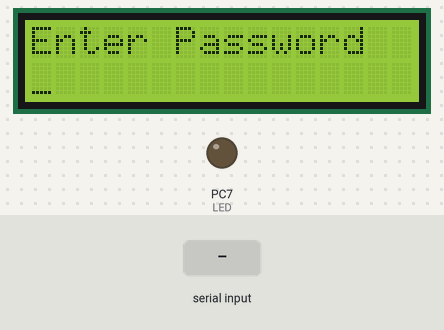
The program below on a simulated ATmega32, built with avr-gcc and emulated at 16 MHz. On the bench: 16×2 character LCD, output pins drawn as LEDs (lit = HIGH). Wiring (inferred from the names in the program): character LCD (HD44780): RS PB1; R/W PB2; E PB3; data PA4, PA5, PA6, PA7. Inputs (shaded band) come from the test bench. EEPROM starts erased; pins used as bus, display or sensor lines are not drawn.

Above: at 1.2 s.
1.3 s: "1" received over Serial
At 2.5 s:
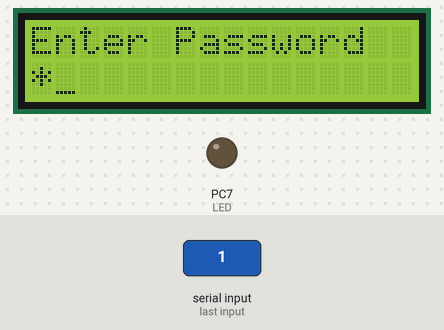
2.8 s: byte 13 (0x0D) received over Serial
At 3.9 s:
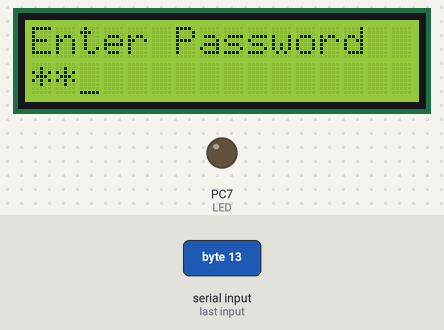
4.3 s: "2" received over Serial
At 5.1 s:
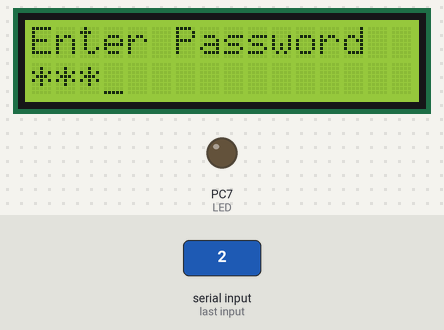
5.8 s: "3" received over Serial
At 6.2 s:
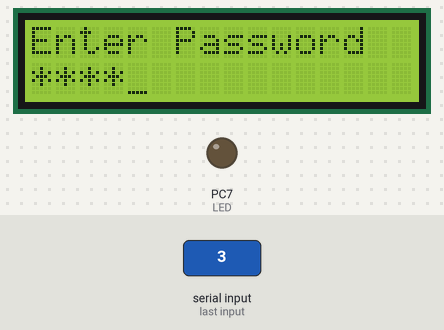
7.3 s: byte 13 (0x0D) received over Serial
At 7.71 s:
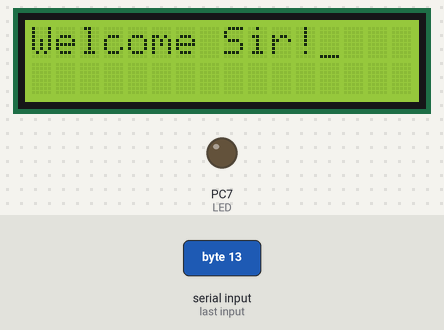
9.3 s: "o" received over Serial
At 10.0 s:
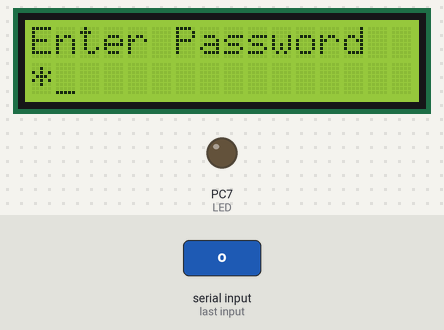
Timing chart, 0 to 11.8 s (numbered marks = the images above; inputs shaded):
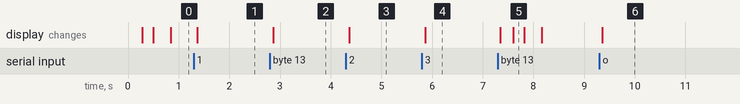

The program:

SmartHome_Master.c
```c
/*
* SmartHome_Master.c
*
* Created: 12/4/2020 7:46:00 PM
*  Author: Ahmed
*/

#define F_CPU 16000000UL
#include <util/delay.h>
#include <avr/io.h>
#include <avr/interrupt.h>
#include "std_types.h"
#include "DIO.h"
#include "UART.h"
#include "Bluetooth.h"
#include "SPI_MASTER.h"
#include "EEPROM.h"
#include "LED.h"
#include "BUZZER.h"
#include "LCD.h"
#include "SmartHome.h"


int main(void)
{
	SPI_vInit_Master();
	LCD_vInit();
	HC05_vInit();
	LED_vInit('C',7);
	sei();

   First_Login();
   Second_Login();

	while(1)
	{
		Home_vMenu();
		Room_vNumber();
		Room_vLight();
	}
}
```

SmartHome.c
```c
/*
* SmartHome.c
*
* Created: 12/17/2020 5:13:14 PM
*  Author: Ahmed
*/

#define F_CPU 16000000UL
#include <util/delay.h>
#include <avr/io.h>
#include <avr/interrupt.h>
#include "SmartHome.h"
#include "LCD.h"
#include "LED.h"
#include "std_types.h"
#include "SPI_MASTER.h"

volatile unsigned char rxdata=0;
volatile unsigned char data_recevied=0;
uint8 Pass_Login[4] = {0};
uint8 flag1 = 0;

void First_Login(void)
{
	uint8 temp1 = 0;
	uint8 Size = 0;
	uint8 temp2 = 0;

	temp2 = EE_Addres;

	temp1 = EEPROM_uRead(0x00);

	if (temp1 == 0xFF)
	{
		LCD_vSendString("Welcome!");
		_delay_ms(200);
		LCD_vClearDisplay();
		LCD_vSendString("Enter Password");
		LCD_vMoveCursor(1,0);

	while (!((rxdata == 0x0D)&&(Size == 4)))
	{
		if ((data_recevied == 1)&&(Size != 4))
		{
			data_recevied=0;

			LCD_vSendChar('A',rxdata);
			LCD_vSendCmd('A',0x10);
			LCD_vSendChar('A','*');
			EEPROM_vWrite(temp2,rxdata);
			Size++;
			++temp2;
		}
	}
	EEPROM_vWrite(0x00,0x03);
	}
}

void Second_Login(void)
{
	uint8 temp1 = 0;
	uint8 temp = 0;
	uint8 Size = 0;
	uint8 i = 0;

	temp1 = EEPROM_uRead(0x00);

	if (temp1 == 0x03)
	{
		LCD_vClearDisplay();
		LCD_vSendString("Welcome Sir!");
		_delay_ms(200);
		LCD_vClearDisplay();
		LCD_vSendString("Enter Password");
		LCD_vMoveCursor(1,0);

		data_recevied = 0;

		while (!((temp == 0x0D)&&(Size == 4)))
		{
			if ((data_recevied == 1)&&(Size != 4))
			{
				data_recevied=0;
				LCD_vSendChar('A',rxdata);
				LCD_vSendCmd('A',0x10);
				LCD_vSendChar('A','*');
				Pass_Login[i] = rxdata;
				++i;
				Size++;
			}
			temp = rxdata;
		}
		rxdata = 0;
		temp = 0;
	}


}

uint8 Pass_vCheck(void)
{
	uint8 temp = 0;
	uint8 Size = 0;
	uint8 i = 0;

	temp = EE_Addres;
	while (!(Size == 4))
	{
		if (Pass_Login[i] == EEPROM_uRead(temp))
		{
			++i;
			++temp;
			++Size;
		}
		else
		{
			LCD_vClearDisplay();
			LCD_vSendString("Wrong Password");
			LED_vTurnon('c',7);
			_delay_ms(500);
			LCD_vClearDisplay();
			LED_vTurnoff('c',7);
			return 0;
		}
	}
	return 1;
}

void Home_vMenu(void)
{
	while (flag1 != 1)
	{
		if (Pass_vCheck() == 1)
		{
			LCD_vClearDisplay();
			LCD_vSendString("Home Rooms!");
			LCD_vMoveCursor(1,0);
			LCD_vSendString("1-R1 2-R2 3-R3");
			flag1 = 1;
		}
		else
		{
			Second_Login();
		}
	}
	flag1 = 0;
}

void Room_vNumber(void)
{
	uint8 temp1;
	uint8 temp2 = 0;

	while (temp2 != 1)
	{
		if(data_recevied==1)
		{
			temp1 = rxdata;

			if (temp1 == '1')
			{
				data_recevied=0;
				LCD_vClearDisplay();
				LCD_vSendString("ROOM 1 Light");
				LCD_vMoveCursor(1,0);
				LCD_vSendString("O-ON  F-OFF");
				SPI_MasterTransmit(temp1);
				temp2++;
			}
			else if (temp1 == '2')
			{
				data_recevied=0;
				LCD_vClearDisplay();
				_delay_ms(50);
				LCD_vSendString("ROOM 2 Light");
				LCD_vMoveCursor(1,0);
				LCD_vSendString("O-ON   F-OFF");
				SPI_MasterTransmit(temp1);
				temp2++;
			}
			else if (temp1 == '3')
			{
				data_recevied=0;
				LCD_vClearDisplay();
				LCD_vSendString("ROOM 3 Light");
				LCD_vMoveCursor(1,0);
				LCD_vSendString("O-ON  F-OFF");
				SPI_MasterTransmit(temp1);
				temp2++;
			}
		}
	}
}

void Room_vLight(void)
{
	uint8 temp3;
	uint8 temp4 = 0;

	while (temp4 != 1)
	{
		if (data_recevied==1)
		{
			temp3 = rxdata;
			if (temp3 == 'o')
			{
				data_recevied = 0;
				LCD_vClearDisplay();
				LCD_vSendString("Light_On");
				SPI_MasterTransmit(temp3);
				temp4++;
				_delay_ms(250);
				LCD_vClearDisplay();
			}
			else if (temp3 == 'f')
			{
				data_recevied = 0;
				LCD_vClearDisplay();
				LCD_vSendString("Light Off");
				SPI_MasterTransmit(temp3);
				temp4++;
				_delay_ms(250);
				LCD_vClearDisplay();
			}
		}
	}
}

ISR(USART_RXC_vect)
{
	data_recevied=1;
	rxdata=UDR;
	//LED_vToggle('c',7);
}
```

SmartHome.h
```c
/*
 * SmartHome.h
 *
 * Created: 12/16/2020 12:16:25 PM
 *  Author: Ahmed
 */


#ifndef SMARTHOME_H_
#define SMARTHOME_H_

#include "std_types.h"

#define  EE_Addres  0x01

void First_Login(void);

void Second_Login(void);

uint8 Pass_vCheck(void);

void Home_vMenu(void);

void Room_vNumber(void);

void Room_vLight(void);

#endif /* SMARTHOME_H_ */
```

LCD_cfg.h
```c
/*
 * LCD_cfg.h
 *
 * Created: 11/7/2020 1:20:30 PM
 *  Author: Ahmed
 */


#ifndef LCD_CFG_H_
#define LCD_CFG_H_

#define LCD_4_BIT


#endif /* LCD_CFG_H_ */
```

BUZZER.h
```c
/*
 * BUZZER.h
 *
 * Created: 11/4/2020 8:57:58 AM
 *  Author: Ahmed
 */

#ifndef BUZZER_H_
#define BUZZER_H_

#define poNam 'A'
#define pinNu 3

#define BUZZER_vInit(port,pin)      DIO_vSetPinDir(port,pin,1);


#define BUZZER_vTurnon(port,pin)    DIO_vWritepin(port,pin,1);


#define BUZZER_vTurnoff(port,pin)   DIO_vWritepin(port,pin,0);


#define BUZZER_vToggle(port,pin)    DIO_vTogglepin(port,pin);


#endif /* BUZZER_H_ */
```

Bluetooth.c
```c
/*
 * Bluetooth.c
 *
 * Created: 11/21/2020 12:42:33 PM
 *  Author: Ahmed
 */

#define F_CPU 16000000UL
#include <util/delay.h>
#include <avr/io.h>
#include <avr/interrupt.h>
#include "std_types.h"
#include "DIO.h"
#include "UART.h"
#include "Bluetooth.h"

void HC05_vInit(void)
{
	UART_vInit(9600);
}

void HC05_vSend(unsigned char data)
{
	UART_vSend(data);
}

void HC05_vprint(unsigned char *str)
{
	uint8 *ptr = str;
	while (*ptr)
	{
		HC05_vSend(*ptr++);
	}
}
```

Bluetooth.h
```c
/*
 * Bluetooth.h
 *
 * Created: 11/21/2020 12:46:34 PM
 *  Author: Ahmed
 */


#ifndef BLUETOOTH_H_
#define BLUETOOTH_H_

void HC05_vInit(void);

void HC05_vSend(unsigned char data);

#endif /* BLUETOOTH_H_ */
```

LCD.c
```c
/*
 * LCD.c
 *
 * Created: 11/6/2020 10:17:39 PM
 *  Author: Ahmed
 */

#define F_CPU 16000000UL
#include <util/delay.h>
#include "LCD.h"
#include "DIO.h"
#include <avr/io.h>
#include "LCD_cfg.h"


static void send_falling_edge(void);

/*
uint8 counter = 0;
uint8 Line_NO=0;*/

#ifdef  LCD_8_BIT

void LCD_vInit()
{
	DIO_vSetPortDir('b',0x0ff);         /*EN/RS/RW*/
	DIO_vSetPortDir('a',0x0E);

	DIO_vWritepin('b',RW,0);

	LCD_vSendCmd('a', 0x038);         /*Initialization*/
	LCD_vSendCmd('a', 0x01);          /*clear screen*/
	LCD_vSendCmd('a', 0x0F);          /*blink cursor*/

	_delay_ms(20);
}

void LCD_vSendCmd(uint8 portname, uint8 Cmd)
{
	DIO_vWriteport(portname,Cmd);        /*put data on data lines*/
	DIO_vWritepin('b',RS,0);             /*choose RS=0*/
	send_falling_edge();                 /*send falling edge*/
}

void LCD_vSendChar(uint8 PoNa, uint8 Data)
{
	DIO_vWriteport(PoNa,Data);           /*put data on data lines*/
	DIO_vWritepin('b',RS,1);             /*choose RS=0*/
	send_falling_edge();                 /*send falling edge*/
}

#else             /*LCD_4_BIT*/
void LCD_vInit(void)
{
	DIO_vSetPortDir('b',0x0E);         /*EN/RS/RW*/
	DIO_vSetPortDir('a',0xf0);

	DIO_vWritepin('b',RW,0);

	LCD_vSendCmd('a', 0x033);         /*Initialization*/
	LCD_vSendCmd('a', 0x032);
	LCD_vSendCmd('a', 0x028);
	LCD_vSendCmd('a', 0x01);          /*clear screen*/
	LCD_vSendCmd('a', 0x0E);          /*blink cursor*/

	_delay_ms(20);
}

void LCD_vSendCmd(uint8 portname, uint8 Cmd)
{
	PORT_NAME&=0x0f;
	PORT_NAME |= (Cmd&0xf0);           /*put data on data lines*/
	DIO_vWritepin('b',RS,0);       /*choose RS=0*/
	send_falling_edge();           /*send falling edge*/

	PORT_NAME&=0x0f;
	PORT_NAME|=(Cmd<<4);
	DIO_vWritepin('b',RS,0);
	send_falling_edge();
}

void LCD_vSendChar(uint8 PoNa, uint8 Data)
{
	PORT_NAME&=0x0f;
	PORT_NAME |= (Data&0xf0);          /*put data on data lines*/
	DIO_vWritepin('b',RS,1);          /*choose RS=0*/
	send_falling_edge();           /*send falling edge*/

	PORT_NAME&=0x0f;
	PORT_NAME|=(Data<<4);
	DIO_vWritepin('b',RS,1);
	send_falling_edge();

	//LCD_vNewLine();
}
#endif

void LCD_vSendString(uint8 *str)
{
	while(*str)
{LCD_vSendChar('a',*str++);}
}

void LCD_vMoveCursor(uint8 row, uint8 col)
{
	uint8 temp;
	if(row==0)
{temp=0x80+col;}    /*0x80-0x8f*/
	else
{temp=0xc0+col;}    /*0xc0-0xcf*/
	LCD_vSendCmd('a',temp);
}

static void send_falling_edge(void)
{
	DIO_vWritepin('b',EN,1);
	_delay_ms(5);
	DIO_vWritepin('b',EN,0);
	_delay_ms(5);
}

void LCD_vClearDisplay()
{
	LCD_vSendCmd('a', 0x01);          /*clear screen*/
	LCD_vSendCmd('a', 0x0E);
	_delay_ms(20);
}

#if 0
void LCD_vNewLine()
{
	counter++;

	if (counter == 16)
	{
		if (Line_NO == 1)
		{
			_delay_ms(100);
			LCD_vClearDisplay();
			Line_NO = 0;
		}
		else
		{
			LCD_vMoveCursor(1,0);
			counter = 0;
			Line_NO++;
		}
	}

}
#endif
```

LCD.h
```c
/*
 * LCD.h
 *
 * Created: 11/6/2020 9:45:04 PM
 *  Author: Ahmed
 */


#include "std_types.h"

#ifndef LCD_H_
#define LCD_H_

//#define SET_BIT(REGISTER,BIT_NUM) (REGISTER = REGISTER | (1<<BIT_NUM))
//#define CLR_BIT(REG,BIT_NUM)   (REG = REG &(~(1<<BIT_NUM)))
//#define TOGGLE_BIT(REG,BIT_NUM)   (REG = REG ^ (1<<BIT_NUM))
//#define IS_BIT_SET(REG,BIT_NUM) ((REG &(1<<BIT_NUM))>>BIT_NUM)

#define RS         PINB1    /*Register Select*/
#define RW         PINB2    /*Read-Write*/
#define EN         PINB3
#define PORT_NAME  PORTA


void LCD_vInit();

void LCD_vSendCmd(uint8 portname, uint8 Cmd);

void LCD_vSendChar(uint8 PoNa, uint8 Data);

void LCD_vSendString(uint8 *str);

void LCD_vMoveCursor(uint8 row, uint8 col);

void LCD_vClearDisplay();

void LCD_vNewLine();


#endif /* LCD_H_ */
```

LED.c
```c
/*
* LED.c
*
* Created: 10/29/2020 3:32:03 PM
*  Author: Ahmed
*/

#include "LED.h"

void LED_vInit(uint8 portname, uint8 pinnumber)
{
	DIO_vSetPinDir(portname ,pinnumber ,1 );
}

void LED_vTurnon(uint8 portname, uint8 pinnumber)
{
	DIO_vWritepin(portname, pinnumber, 1);
}

void LED_vTurnoff(uint8 portname, uint8 pinnumber)
{
	DIO_vWritepin(portname, pinnumber, 0);
}

void LED_vToggle(uint8 portname, uint8 pinnumber)
{
	DIO_vTogglepin(portname, pinnumber);
}
```

LED.h
```c
/*
 * LED.h
 *
 * Created: 10/29/2020 3:31:43 PM
 *  Author: Ahmed
 */

#include "std_types.h"

#ifndef LED_H_
#define LED_H_

void LED_vInit(uint8 portname, uint8 pinnumber);

void LED_vTurnon(uint8 portname, uint8 pinnumber);

void LED_vTurnoff(uint8 portname, uint8 pinnumber);

void LED_vToggle(uint8 portname, uint8 pinnumber);


#endif /* LED_H_ */
```

std_types.h
```c
/*
 * std_types.h
 *
 * Created: 11/10/2020 9:28:46 PM
 *  Author: Ahmed
 */


#ifndef STD_TYPES_H_
#define STD_TYPES_H_

#define SET_BIT(REGISTER,BIT_NUM) (REGISTER = REGISTER | (1<<BIT_NUM))
#define CLR_BIT(REG,BIT_NUM)   (REG = REG &(~(1<<BIT_NUM)))
#define TOGGLE_BIT(REG,BIT_NUM)   (REG = REG ^ (1<<BIT_NUM))
#define IS_BIT_SET(REG,BIT_NUM) ((REG &(1<<BIT_NUM))>>BIT_NUM)

typedef unsigned char uint8;
typedef signed char sint8;

typedef unsigned short uint16;
typedef signed short sint16;

typedef unsigned long uint32;
typedef signed long sint32;


#endif /* STD_TYPES_H_ */
```

DIO.c
```c
/*
* DIO.c
*
* Created: 10/24/2020 11:18:35 AM
*  Author: Ahmed
*/

#include "std_types.h"
#include "DIO.h"
#include <avr/io.h>

void DIO_vSetPinDir(uint8 portName, uint8 pinNum, uint8 dir)
{
	switch(portName)
	{
		case'a':
		case'A':
		if(1==dir)
	{DDRA |=(1<<pinNum);}
		else
	{DDRA &=~(1<<pinNum);}
		break;

		case'b':
		case'B':
		if(1==dir)
	{DDRB |=(1<<pinNum);}
		else
	{DDRB &=~(1<<pinNum);}
		break;

		case'c':
		case'C':
		if(1==dir)
	{DDRC |=(1<<pinNum);}
		else
	{DDRC &=~(1<<pinNum);}
		break;

		case'd':
		case'D':
		if(1==dir)
	{DDRD |=(1<<pinNum);}
		else
	{DDRD &=~(1<<pinNum);}
		break;
	}

}

void DIO_vWritepin(uint8 portName, uint8 pinNum, uint8 pinvalue)
{
	switch(portName)
	{
		case'a':
		case'A':
		if(1==pinvalue)
	{PORTA |=(1<<pinNum);}
		else
	{PORTA &=~(1<<pinNum);}
		break;

		case'b':
		case'B':
		if(1==pinvalue)
	{PORTB |=(1<<pinNum);}
		else
	{PORTB &=~(1<<pinNum);}
		break;

		case'c':
		case'C':
		if(1==pinvalue)
	{PORTC |=(1<<pinNum);}
		else
	{PORTC &=~(1<<pinNum);}
		break;

		case'd':
		case'D':
		if(1==pinvalue)
	{PORTD |=(1<<pinNum);}
		else
	{PORTD &=~(1<<pinNum);}
		break;
	}
}

uint8 DIO_u8Readpin(uint8 portName, uint8 pinNum)
{
	char temp = 0;

	switch(portName)
	{
		case'a':
		case'A':
		temp = (PINA&(1<<pinNum))>>pinNum;
		break;

		case'b':
		case'B':
		temp = (PINB&(1<<pinNum))>>pinNum;
		break;

		case'c':
		case'C':
		temp = (PINC&(1<<pinNum))>>pinNum;
		break;

		case'd':
		case'D':
		temp = (PIND&(1<<pinNum))>>pinNum;
		break;
	}
	return temp;
}

void DIO_vTogglepin(uint8 portname, uint8 pinNum)
{
	switch(portname)
	{
		case'a':
		case'A':
	PORTA ^=(1<<pinNum);
		break;

		case'b':
		case'B':
	PORTB ^=(1<<pinNum);
		break;

		case'c':
		case'C':
	PORTC ^=(1<<pinNum);
		break;

		case'd':
		case'D':
	PORTD ^=(1<<pinNum);
		break;
	}
}

void DIO_vSetPortDir(uint8 portNam, uint8 portVal)
{

	switch(portNam)
	{
		case'a':
		case'A':
		DDRA |= portVal;
		break;

		case'b':
		case'B':
		DDRB |= portVal;
		break;

		case'c':
		case'C':
		DDRC |= portVal;
		break;

		case'd':
		case'D':
		DDRD |= portVal;
		break;
	}
}

void DIO_vWriteport(uint8 portnam, uint8 portval)
{
		switch(portnam)
		{
			case'a':
			case'A':
			PORTA |= portval;
			break;

			case'b':
			case'B':
			PORTB |= portval;
			break;

			case'c':
			case'C':
			PORTC |= portval;
			break;

			case'd':
			case'D':
			PORTD |= portval;
			break;
		}
}
```

DIO.h
```c
/*
 * DIO.h
 *
 * Created: 10/24/2020 11:17:39 AM
 *  Author: Ahmed
 */

#include "std_types.h"

#ifndef DIO_H_
#define DIO_H_

void DIO_vSetPinDir(uint8 portName, uint8 pinNum, uint8 dir);

void DIO_vWritepin(uint8 portname, uint8 pinNum, uint8 pinvalue);

uint8 DIO_u8Readpin(uint8 portName, uint8 pinNum);

void DIO_vTogglepin(uint8 portname, uint8 pinNum);

void DIO_vSetPortDir(uint8 portNam, uint8 portVal);

void DIO_vWriteport(uint8 portnam, uint8 portval);


#endif /* DIO_H_ */
```

EEPROM.c
```c
/*
 * EEPROM.c
 *
 * Created: 11/6/2020 1:12:10 PM
 *  Author: Ahmed
 */

#include "std_types.h"
#include <avr/io.h>
#include "EEPROM.h"

void EEPROM_vWrite(uint16 address, uint8 val)
{
	/* Wait for completion of previous write */
	while(EECR & (1<<EEWE));

	/* Set up address and data registers */
	//EEAR = address;
	EEARH = (char) (address>>8);
	EEARL = (char) address;

	EEDR = val;

	/* Write logical one to EEMWE */
	EECR |= (1<<EEMWE);

	/* Start eeprom write by setting EEWE */
	EECR |= (1<<EEWE);
}

uint8 EEPROM_uRead(unsigned int uiAddress)
{
	/* Wait for completion of previous write */
	while(EECR & (1<<EEWE))
	;
	/* Set up address register */
	EEAR = uiAddress;
	/* Start eeprom read by writing EERE */
	EECR |= (1<<EERE);
	/* Return data from data register */
	return EEDR;
}
```

EEPROM.h
```c
/*
 * EEPROM.h
 *
 * Created: 11/6/2020 1:18:05 PM
 *  Author: Ahmed
 */

#include "std_types.h"

#ifndef EEPROM_H_
#define EEPROM_H_

void EEPROM_vWrite(uint16 address, uint8 val);

uint8 EEPROM_uRead(unsigned int uiAddress);


#endif /* EEPROM_H_ */
```

SPI_MASTER.c
```c
/*
 * SPI_MASTER.c
 *
 * Created: 11/27/2020 10:11:39 AM
 *  Author: Ahmed
 */

#define F_CPU 16000000UL
#include <util/delay.h>
#include <avr/io.h>
#include "std_types.h"
#include "DIO.h"
#include "SPI_MASTER.h"

void SPI_vInit_Master()
{
	/*configure master or slave*/
	SPCR = (1<<MSTR);
	/*configure clock speed /128*/
	SPCR |= (1<<SPR0);
	SPCR |= (1<<SPR1);
	CLR_BIT(SPSR,SPI2X);
	/*configure (ddr mosi/ss/sck)(op)*/
	DDRB |= (1<<MOSI);
	DDRB |= (1<<SS);
	DDRB |= (1<<SCK);
	/*put ss pin to high*/
	PORTB |= (1<<SS);
	/*enable spi peripheral*/
	SPCR |= (1<<SPE);
}

void SPI_MasterTransmit(char data)
{
	/*enable ss=0*/
	CLR_BIT(PORTB,SS);
	/*put data to spdr*/
	SPDR = data;
	/*check transmission is done*/
	while(IS_BIT_SET(SPSR,SPIF) == 0)
	{
		/*wait*/
	}
	/*close slave select ss=1*/
	SET_BIT(PORTB,SS);
}
```

SPI_MASTER.h
```c
/*
 * SPI_MASTER.h
 *
 * Created: 11/27/2020 10:11:59 AM
 *  Author: Ahmed
 */


#ifndef SPI_MASTER_H_
#define SPI_MASTER_H_

#define SS 4
#define MOSI 5
#define MISO 6
#define SCK 7

void SPI_vInit_Master();

void SPI_MasterTransmit(char data);


#endif /* SPI_MASTER_H_ */
```

Timer.c
```c
/*
 * Timer.c
 *
 * Created: 11/20/2020 8:58:37 AM
 *  Author: Ahmed
 */

#include <avr/io.h>
#include <avr/interrupt.h>
#include "std_types.h"
#include "Timer.h"


void Timer0_vInit(void)
{
	/*choose ctc mode*/
	SET_BIT(TCCR0,WGM01);
	CLR_BIT(TCCR0,WGM00);

	/*select ocr0*/
	OCR0 = 152;

	/*enable global i-bit*/
	sei();

	/*enable ocieo from timsk register*/
	SET_BIT(TIMSK,OCIE0);

	/*choose prescaler 1024*/
	SET_BIT(TCCR0,CS00);
	SET_BIT(TCCR0,CS02);
	CLR_BIT(TCCR0,CS01);
}

void PWM_vInit(void)
{
	/*select phase correct pwm*/
	SET_BIT(TCCR1A,WGM10);

	/*chosse noninverting mode*/
	SET_BIT(TCCR1A,COM1B1);

	/*chosse ocr0*/
	OCR1BL=0xff;

	/*set pin to output*/
	DIO_vSetPinDir('d',4,1);

	/*chosse prescaler /1042*/
	TCCR1B |= (1<<CS10)|(1<<CS12);
}

void PWM_Setduty(uint8 percentage)
{
	OCR1BL = (char)((percentage/100.0)*255);
}
```

Timer.h
```c
/*
 * Timer.h
 *
 * Created: 11/20/2020 9:24:29 AM
 *  Author: Ahmed
 */


#ifndef TIMER_H_
#define TIMER_H_


void Timer0_vInit(void);
void PWM_vInit(void);
void PWM_Setduty(uint8 percentage);


#endif /* TIMER_H_ */
```

UART.h
```c
/*
 * UART.h
 *
 * Created: 11/21/2020 10:38:22 AM
 *  Author: Ahmed
 */


#ifndef UART_H_
#define UART_H_

void UART_vInit(unsigned long baud);
void UART_vSend(unsigned char val);

//void UART_vInit(unsigned long baud);

//void UART_vSend(unsigned char data);

#endif /* UART_H_ */
```

Source omitted: UART.c (1667 bytes)

Measured:
- after the input at 1.3 s, the display: changes after 0.06 s (image 1)
- after the input at 2.8 s, the display: changes after 0.06 s (image 2)
- after the input at 4.3 s, the display: changes after 0.06 s (image 3)
- after the input at 5.8 s, the display: changes after 0.06 s (image 4)
- after the input at 7.3 s, the display: first changes at once (image 5 shows a later state)
- after the input at 9.3 s, the display: changes after 0.06 s (image 6)
